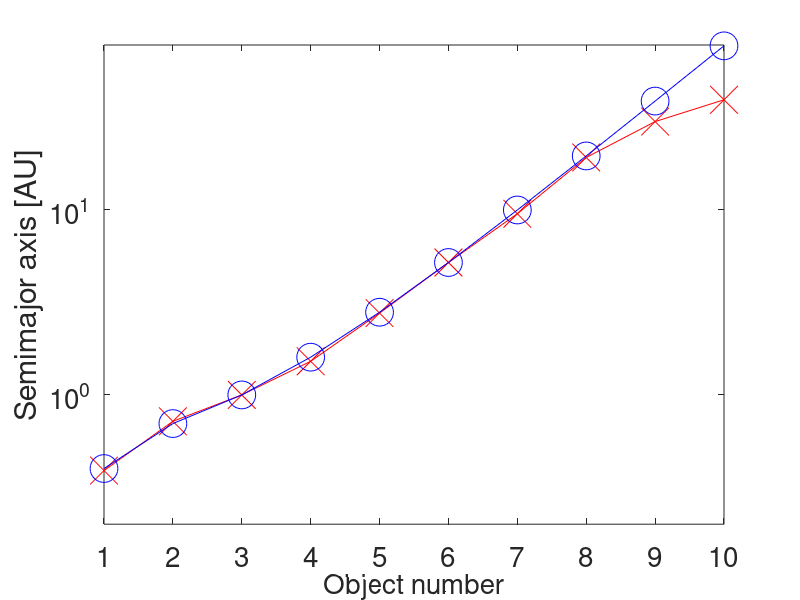

Write MATLAB code to recreate this figure.
figure; hold on;
box on
set(gca,'FontSize',20);


a=[0.39 0.72 1.00 1.52 2.77 5.20 9.54 19.23 30.06 39.44];
at = 0.4 + 0.3 * 2 .^ ([-Inf 0:8])

plot([1 2 3 4 5 6 7 8 9 10],a,'x-r','MarkerSize',20)
plot(1:numel(at),at,'o-b','MarkerSize',20)

xlim([1 10])

ylabel('Semimajor axis [AU]')

set(gca,'YScale','log');

ylim([0.2 	78])

set(gca,'XTick',1:10)

xlabel('Object number','FontSize',20);